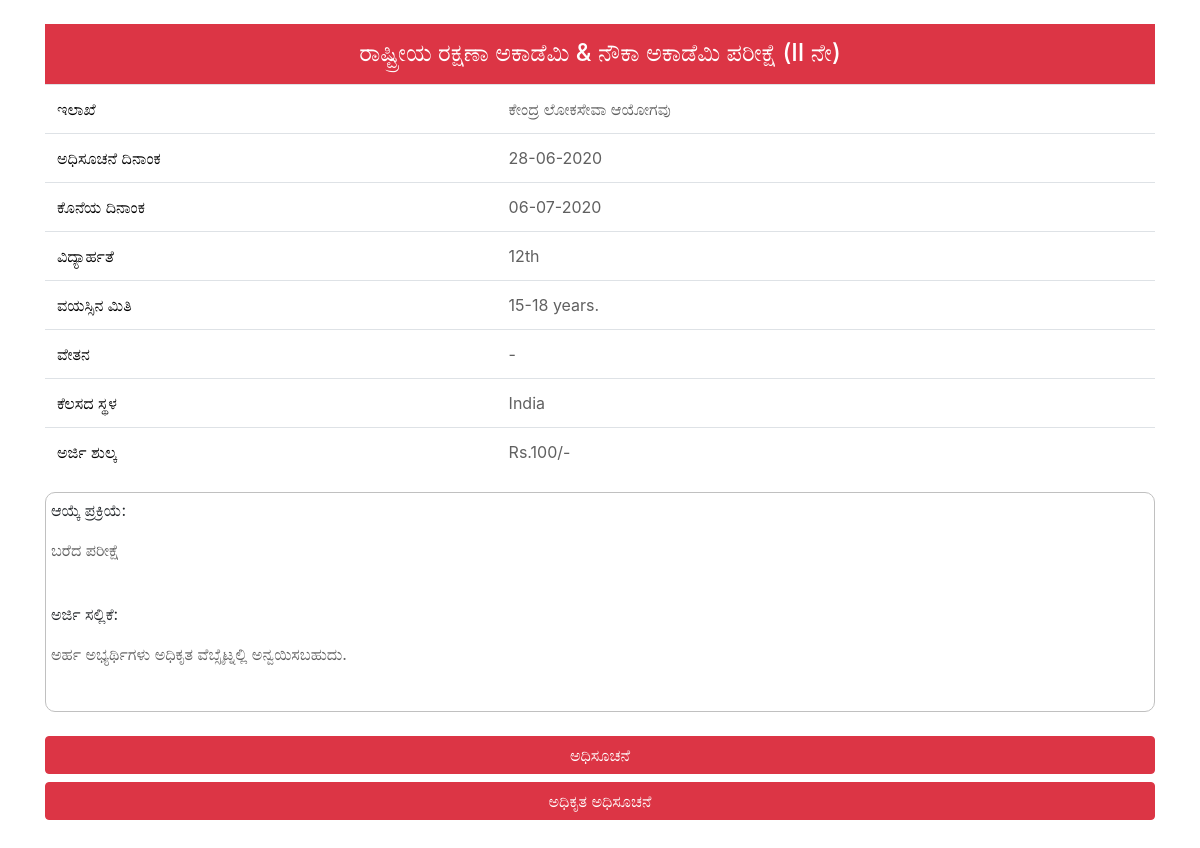
Screenshot of /detail_kn/1 with the database file from the repository.
### English/models.py (models this page shows, shortened)
class Job(models.Model):
    JobId = models.AutoField(primary_key=True)
    Language = models.CharField(max_length=12, choices=STATES, default='ENGLISH')
    Name = models.CharField(max_length=100)
    Department = models.CharField(max_length=100)
    Notification_Date = models.CharField(max_length=100)
    Number_Of_Posts = models.CharField(max_length=100)
    LastDate = models.CharField(max_length=100)
    Education = models.CharField(max_length=100)
    Age_Limit = models.CharField(max_length=100)
    Salary = models.CharField(max_length=100)
    Location = models.CharField(max_length=100)
    Application_Fees = models.CharField(max_length=100)
    Selection_Process = models.TextField()
    How_To_Apply = models.TextField()
    Pdf_link = models.CharField(max_length=100)
    Official_Notification = models.CharField(max_length=100)
    Selection_Process_KN  = models.TextField(default="Dont Fill",blank=True, null=True)
    Selection_Process_TE  = models.TextField(default="Dont Fill",blank=True, null=True)
    Selection_Process_TA  = models.TextField(default="Dont Fill",blank=True, null=True)
    Selection_Process_MR  = models.TextField(default="Dont Fill",blank=True, null=True)
    Selection_Process_GU  = models.TextField(default="Dont Fill",blank=True, null=True)
    Selection_Process_PA  = models.TextField(default="Dont Fill",blank=True, null=True)
    Selection_Process_ML  = models.TextField(default="Dont Fill",blank=True, null=True)
    Selection_Process_UR  = models.TextField(default="Dont Fill",blank=True, null=True)
    Selection_Process_BN  = models.TextField(default="Dont Fill",blank=True, null=True)
    Selection_Process_OR  = models.TextField(default="Dont Fill",blank=True, null=True)
    How_To_Apply_KN  = models.TextField(default="Dont Fill",blank=True, null=True)
    How_To_Apply_TE  = models.TextField(default="Dont Fill",blank=True, null=True)
    How_To_Apply_TA  = models.TextField(default="Dont Fill",blank=True, null=True)
    How_To_Apply_MR  = models.TextField(default="Dont Fill",blank=True, null=True)
    How_To_Apply_GU  = models.TextField(default="Dont Fill",blank=True, null=True)
    How_To_Apply_PA  = models.TextField(default="Dont Fill",blank=True, null=True)
    How_To_Apply_ML  = models.TextField(default="Dont Fill",blank=True, null=True)
    How_To_Apply_UR  = models.TextField(default="Dont Fill",blank=True, null=True)
    How_To_Apply_BN  = models.TextField(default="Dont Fill",blank=True, null=True)
    How_To_Apply_OR  = models.TextField(default="Dont Fill",blank=True, null=True)
    How_To_Apply_HI  = models.TextField(default="Dont Fill",blank=True, null=True)
    Name_KN  = models.TextField(default="Dont Fill",blank=True, null=True)
    Name_TE  = models.TextField(default="Dont Fill",blank=True, null=True)
    Name_TA  = models.TextField(default="Dont Fill",blank=True, null=True)
    Name_MR  = models.TextField(default="Dont Fill",blank=True, null=True)
    Name_GU  = models.TextField(default="Dont Fill",blank=True, null=True)
    Name_PA  = models.TextField(default="Dont Fill",blank=True, null=True)
    Name_ML  = models.TextField(default="Dont Fill",blank=True, null=True)
    Name_UR  = models.TextField(default="Dont Fill",blank=True, null=True)
    Name_BN  = models.TextField(default="Dont Fill",blank=True, null=True)
    Name_OR  = models.TextField(default="Dont Fill",blank=True, null=True)
    Name_HI  = models.TextField(default="Dont Fill",blank=True, null=True)
    Department_KN  = models.TextField(default="Dont Fill",blank=True, null=True)
    Department_TE  = models.TextField(default="Dont Fill",blank=True, null=True)
    Department_TA  = models.TextField(default="Dont Fill",blank=True, null=True)
    Department_MR  = models.TextField(default="Dont Fill",blank=True, null=True)
    Department_GU  = models.TextField(default="Dont Fill",blank=True, null=True)
    Department_PA  = models.TextField(default="Dont Fill",blank=True, null=True)
    Department_ML  = models.TextField(default="Dont Fill",blank=True, null=True)
    Department_UR  = models.TextField(default="Dont Fill",blank=True, null=True)
    Department_BN  = models.TextField(default="Dont Fill",blank=True, null=True)
    Department_OR  = models.TextField(default="Dont Fill",blank=True, null=True)
    Department_HI  = models.TextField(default="Dont Fill",blank=True, null=True)
    Location_TE  = models.TextField(default="Dont Fill",blank=True, null=True)
    Location_TA  = models.TextField(default="Dont Fill",blank=True, null=True)
    Location_MR  = models.TextField(default="Dont Fill",blank=True, null=True)
    Location_GU  = models.TextField(default="Dont Fill",blank=True, null=True)
    Location_PA  = models.TextField(default="Dont Fill",blank=True, null=True)
    Location_ML  = models.TextField(default="Dont Fill",blank=True, null=True)
    Location_UR  = models.TextField(default="Dont Fill",blank=True, null=True)
    Location_BN  = models.TextField(default="Dont Fill",blank=True, null=True)
    Location_OR  = models.TextField(default="Dont Fill",blank=True, null=True)
    Location_HI  = models.TextField(default="Dont Fill",blank=True, null=True)
    Location_KN  = models.TextField(default="Dont Fill",blank=True, null=True)
    class Meta:
      db_table = "jobs"

### English/views.py (the view)
def detail_kn(request,Id):
   qs = Job.objects.filter(JobId=Id)
   return render(request, "detail_kn.html", {'qs':list(qs)})

### English/templates/detail_kn.html (shortened to what this page needs)
<!DOCTYPE html>
<html lang="en">
<head>
  <link rel="stylesheet" href="https://maxcdn.bootstrapcdn.com/bootstrap/4.5.0/css/bootstrap.min.css">
</head>
<body style="background-color: #fff">
<br>
      {% for obj in qs %}
<div class="container">
      <div style="background-color: #dc3545;min-height: 60px;">
      <h4 style="text-align: center;color: #fff;padding: 15px;">{{obj.Name_KN}}</h4>
      </div>
  <table class="table">
    <tbody style="color:#606060">
      <tr>
        <td style="color: #000;">ಇಲಾಖೆ</td>
        <td>{{obj.Department_KN}}</td>
      </tr>
      <tr>
        <td style="color: #000;">ಅಧಿಸೂಚನೆ ದಿನಾಂಕ</td>
        <td>{{obj.Notification_Date}}</td>
      </tr>
      <tr>
        <td style="color: #000;">ಕೊನೆಯ ದಿನಾಂಕ </td>
        <td>{{obj.LastDate}}</td>
      </tr>
      <tr>
        <td style="color: #000;">ವಿದ್ಯಾರ್ಹತೆ</td>
        <td>{{obj.Education}}</td>
      </tr>
      <tr>
        <td style="color: #000;">ವಯಸ್ಸಿನ ಮಿತಿ</td>
        <td>{{obj.Age_Limit}}</td>
      </tr>
      <tr>
        <td style="color: #000;"> ವೇತನ </td>
        <td>{{obj.Salary}}</td>
      </tr>
      <tr>
        <td style="color: #000;">ಕೆಲಸದ ಸ್ಥಳ </td>
        <td>{{obj.Location}}</td>
      </tr>
      <tr>
        <td style="color: #000;">ಅರ್ಜಿ ಶುಲ್ಕ</td>
        <td>{{obj.Application_Fees}}</td>
      </tr>
    </tbody>
  </table>
<div style="border: 1px solid #c0c0c0;border-radius: 10px;padding: 5px;">
    <p>ಆಯ್ಕೆ ಪ್ರಕ್ರಿಯೆ:</p>
    <p style="color:#606060;" >{{obj.Selection_Process_KN}}</p>
    <br>
    <p>ಅರ್ಜಿ ಸಲ್ಲಿಕೆ:</p>
    <p style="color:#606060;">{{obj.How_To_Apply_KN}}</p>
    <br>
</div>
  <br>
  <a href="{{obj.Pdf_link}}" class="btn btn-danger btn-block">ಅಧಿಸೂಚನೆ</a>
  <a href="{{obj.Official_Notification}}" class="btn btn-danger btn-block">ಅಧಿಕೃತ ಅಧಿಸೂಚನೆ</a>
  <br>
  <br>
    {% endfor %}
</div>
</body>
</html>

### rows the page displays
Job: Name_KN "ರಾಷ್ಟ್ರೀಯ ರಕ್ಷಣಾ ಅಕಾಡೆಮಿ & ನೌಕಾ ಅಕಾಡೆಮಿ ಪರೀಕ್ಷೆ (II ನೇ)", Department_KN "ಕೇಂದ್ರ ಲೋಕಸೇವಾ ಆಯೋಗವು", Notification_Date "28-06-2020", LastDate "06-07-2020", Education "12th", Age_Limit "15-18 years.", Salary "-", Location "India", Application_Fees "Rs.100/-", Selection_Process_KN "ಬರೆದ ಪರೀಕ್ಷೆ", How_To_Apply_KN "ಅರ್ಹ ಅಭ್ಯರ್ಥಿಗಳು ಅಧಿಕೃತ ವೆಬ್ಸೈಟ್ನಲ್ಲಿ ಅನ್ವಯಿಸಬಹುದು."
